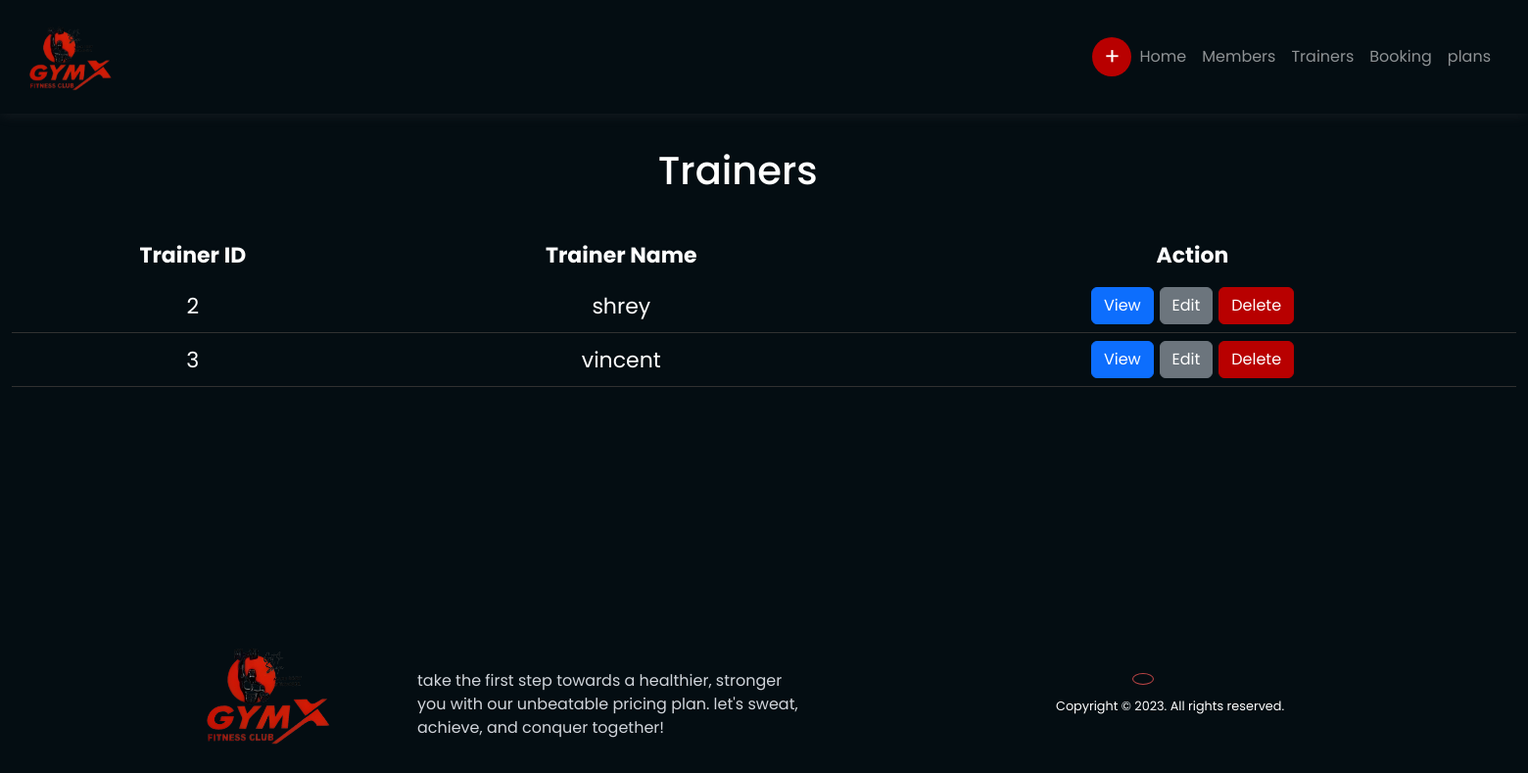
The page /Trainerspage/trainers.php (signed in) on the database its author committed.
### tables this page shows
CREATE TABLE `trainers_list` (
  `trainer_id` int(10) NOT NULL,
  `trainer_img_dir` varchar(200) NOT NULL,
  `trainer_name` varchar(100) NOT NULL,
  `gender` varchar(10) NOT NULL,
  `trainer_email` varchar(100) NOT NULL,
  `trainer_phone_no` bigint(10) NOT NULL,
  `trainer_dob` date NOT NULL,
  `trainer_address` varchar(200) NOT NULL,
  `trainer_joining_date` date NOT NULL,
  `trainer_salary` int(10) NOT NULL
);

### Trainerspage/trainers.php (the view, shortened to what this page needs)
<?php
        if(!isset($_SESSION['adminusername'])){
          echo "<script>
                        window.location.href='http://localhost/gymx/AdminLogin/login.php';
                    </script>";
        }
        else{
  ?>
<!DOCTYPE html>
<html>
<head>
  <link href="https://cdn.jsdelivr.net/npm/remixicon@3.5.0/fonts/remixicon.css" rel="stylesheet">
  <link href="https://cdn.jsdelivr.net/npm/bootstrap@5.3.2/dist/css/bootstrap.min.css" rel="stylesheet">
  <link rel="stylesheet" href="css/Trainers.css">
  <link rel="stylesheet" href="navbar.css">
  <link rel="stylesheet" href="footer/UserSide.css">
</head>
<body>
<div class="container-fluid" id="container">
      <div class="row">
        <nav class="navbar navbar-expand-lg navbar-dark">
          <a class="navbar-brand" href="#"
            ><img class="logo" src="images/logo.png" alt="logo-img"
          /></a>
          <div class="collapse navbar-collapse" id="navbarNav">
            <ul class="navbar-nav ms-auto">
            <button class="plus-button" id="plus-button" title="add Trainer"><a href="http://localhost/gymx/Trainerspage/TrainerBooking.php">+</a></button>
            <li class="nav-item active">
              <a class="nav-link" title="Home" href="http://localhost/gymx/dashboard/admindashboard.php">Home</a>
            </li>
            <li class="nav-item">
              <a class="nav-link" title="Members" href="http://localhost/gymx/Members/members.php">Members</a>
            </li>
            <li class="nav-item">
              <a class="nav-link" title="Trainers" href="http://localhost/gymx/Trainerspage/trainers.php">Trainers</a>
            </li>
            <li class="nav-item">
              <a class="nav-link" title="Booking" href="http://localhost/gymx/Admin side booking page/Booking.php">Booking</a>
            </li>
            <li class="nav-item">
              <a class="nav-link" title="Plans" href="http://localhost/gymx/plans/plansDetails.php">plans</a>
            </li>
            </ul>
          </div>
        </nav>
        </div>
    </div>
  <div class="container-fluid">
  <h1>Trainers</h1>
  <table>
    <thead>
    <tr>
      <th>Trainer ID</th>
      <th> Trainer Name</th>
      <th>Action</th>
    </tr>
    </thead>
    <tbody>
        <?php
        include 'config.php';
        $stmt = $connection->prepare("SELECT * from trainers_list");
        $stmt->execute();
        $result = $stmt->get_result();
        while ($row = $result->fetch_assoc()) {
          echo "<tr>
              <td class=\"stud_id\">" . $row["trainer_id"] . "</td>
              <td>" . $row["trainer_name"] . "</td>
              <td>
              <button type=\"button\" class=\"btn btn-primary view_btn\">View</button>
              <button type=\"button\" class=\"btn btn-secondary edit_btn\">Edit</button>
              <button type=\"button\" class=\"btn custom-btn btn-danger delete_btn\">Delete</button>
              </td>
            </tr>";
        }
        ?>
    </tbody>
  </table>
  <footer class="section_container footer_container">
        <div class="footer_col">
          <div class="footer_logo"><img src="images/logo.png" alt="logo"></div>
          <p class="p">
            take the first step towards a healthier, stronger you with our
            unbeatable pricing plan. let's sweat, achieve, and conquer together!
          </p>
          <div class="footer_socials">
            <a href="https://www.instagram.com/gymx.fitness.club?igsh=MTI3YWlnNGpwdWV5NA=="><i class="ri-instagram-line"></i></a>
          </div>
        </div>
      </footer>
      <div class="footer_bar">
        Copyright © 2023. All rights reserved.
      </div>
    </div>
</body>
</html>
<?php
        }
?>

### Trainerspage/css/Trainers.css (style rules this page uses)
body { background-color: #040D12; }
table { width: 100%; border-collapse: collapse; }
th { padding: 8px; font-size: 22px; font-family: 'Poppins', sans-serif; color: white; position: relative; }
td { padding: 8px; border-bottom: 1px solid #313131 !important; font-size: 22px; font-family: 'Poppins', sans-serif; color: white; }
h1 { position: relative; left: 41%; color: white !important; font-family: 'Poppins', sans-serif; padding: 30px; }

### Trainerspage/navbar.css (style rules this page uses)
:root { --primary-color: #040D12; --primary-color-light: #1f2125; --primary-color-extra-light: #35373b; --secondary-color: #c04747; --secondary-color-dark: #3e8837; --text-light: #d1d5db; --white: #ffffff; --max-width: 1200px; }
* { padding: 0; margin: 0; box-sizing: border-box; }
.section_container { max-width: var(--max-width); margin: auto; padding: 5rem 1rem; }
img { width: 100%; display: flex; }
.logo { width: 100px; position: relative; left: 20px; }
#navbarNav { padding: 30px; }
.navbar { background-color: transparent; }
a { text-decoration: none; }
body { font-family: 'Poppins', sans-serif; background-color: #040D12 !important; }

### Trainerspage/footer/UserSide.css (style rules this page uses)
:root { --primary-color: #040D12; --primary-color-light: #1f2125; --primary-color-extra-light: #35373b; --secondary-color: #c04747; --secondary-color-dark: #3e8837; --text-light: #d1d5db; --white: #ffffff; --max-width: 1200px; }
* { padding: 0; margin: 0; box-sizing: border-box; }
.section_container { max-width: var(--max-width); margin: auto; padding: 5rem 1rem; }
img { width: 100%; display: flex; }
.logo { width: 100px; position: relative; left: 20px; }
#navbarNav { padding: 30px; }
.navbar { background-color: var(--primary-color-light); position: fixed; top: 0; left: 0; width: 100%; z-index: 1000; box-shadow: 0 0 15px rgba(222, 197, 197, 0.1); }
a { text-decoration: none; }
body { font-family: 'Poppins', sans-serif; background-color: #040D12 !important; }
.footer_container { position: relative; display: grid; grid-template-columns: 400px repeat(3, 1fr); gap: 2rem; padding-top: 100px; }
.footer_logo { max-width: 150px; margin-bottom: 2rem; }
.footer_col p { margin-bottom: 2rem; color: var(--text-light); }
.footer_socials { display: flex; align-items: center; gap: 1rem; }
.footer_socials a { padding: 5px 10px; font-size: 1.25rem; color: var(--secondary-color); border: 1px solid var(--secondary-color); border-radius: 100%; transition: 0.3s; }
.footer_bar { max-width: var(--max-width); margin: auto; padding: 1rem; font-size: 0.8rem; color: var(--white); }

### Trainerspage/trainers.php (style rules this page uses)
.navbar { background-color: #040D12; position: fixed; top: 0; left: 0; width: 100%; z-index: 1000; box-shadow: 0 0 15px rgba(222, 197, 197, 0.1); }
.row { background-color: #040d12; padding-bottom: 120px; }
th { text-align: center; }
td { text-align: center; }
td { padding: 8px; border-bottom: 1px solid #313131 !important; font-size: 22px; font-family: 'Poppins', sans-serif; color: white; }
.custom-btn { background-color: #B80000; border: 1px solid #B80000; }
.plus-button { width: 40px; height: 40px; background-color: #B80000; color: #ffffff; font-size: 24px; border: none; border-radius: 50%; cursor: pointer; transition: background-color 0.3s; }
.plus-button a { color: #ffffff; text-decoration: none; }
.footer_container { position: relative; display: grid; grid-template-columns: 400px repeat(3, 1fr); gap: 2rem; padding-top: 30px; }
.footer_logo { position: relative; top: 230px; max-width: 150px; margin-bottom: 2rem; }
.footer_col p { position: relative; left: 230px; top: 120px; margin-bottom: 2rem; color: var(--text-light); }
.footer_socials { position: relative; left: 60em; bottom: -20px; display: flex; align-items: center; gap: 1rem; }
.footer_bar { position: relative; left: 70em; bottom: 50px; max-width: var(--max-width); margin: auto; padding: 2px; font-size: 0.8rem; color: var(--white); }

### rows shown on the page
trainers_list: trainer_id "2", trainer_name "shrey"
trainers_list: trainer_id "3", trainer_name "vincent"
